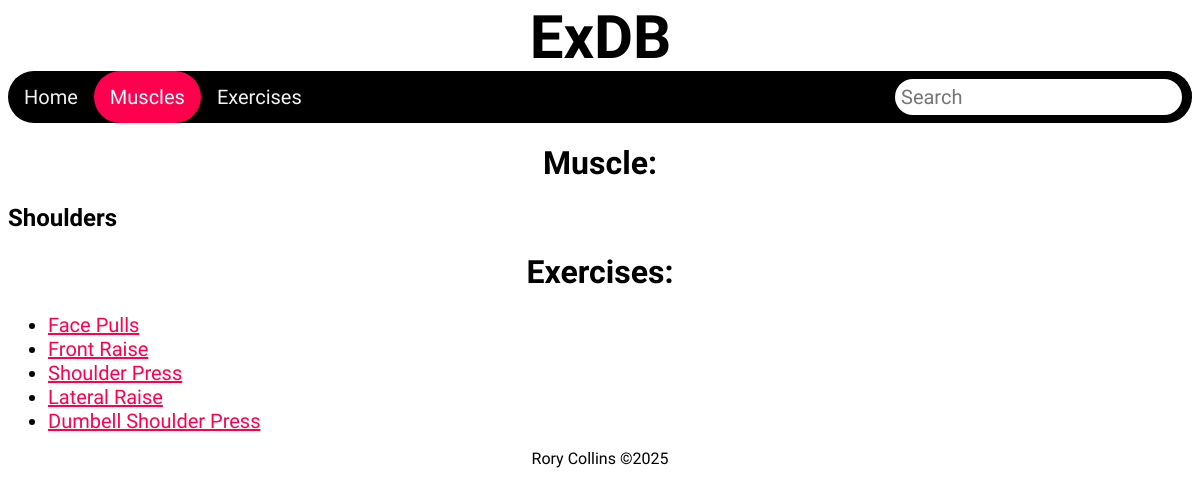
The app's page /muscle/13 with its own data.
### tables this page shows
CREATE TABLE Muscles (muscle_id INTEGER PRIMARY KEY AUTOINCREMENT, muscle_name TEXT NOT NULL);

CREATE TABLE Exercises (exercise_id INTEGER NOT NULL PRIMARY KEY AUTOINCREMENT, exercise_name TEXT NOT NULL, muscle_id INTEGER REFERENCES Muscles (muscle_id), image_id TEXT REFERENCES Images (image_id), FOREIGN KEY (muscle_id) REFERENCES Muscles (muscle_id));

### routes.py (the view)
@app.route("/muscle/<int:id>")
def muscle_exercises(id):
    conn = sqlite3.connect('fitness.db')
    cur = conn.cursor()
    cur.execute("SELECT muscle_name FROM Muscles WHERE muscle_id = ?", (id,))
    muscle = cur.fetchone()
    cur.execute("SELECT exercise_id, exercise_name FROM Exercises WHERE muscle_id = ?", (id,))
    exercises = cur.fetchall()
    title = 'Muscles - ' + str(muscle[0])
    conn.close()
    return render_template('muscle_exercises.html', title=title, muscle=muscle, exercises=exercises)

### templates/muscle_exercises.html
{% extends 'layout.html' %}
{% block content %}
<div class="topnav">
  <a href="/">Home</a>
  <a class="active" href="/all_muscles">Muscles</a>
  <a href="/all_exercises">Exercises</a>
  <form action="{{ url_for('search') }}" method="get" class="topnav">
    <input type="text" name="query" placeholder="Search" required />
  </form>
</div>
<h1>Muscle:</h1>
<h2>{{ muscle[0] }}</h2>
<h1>Exercises:</h1>
<ul>
  {% for exercise in exercises %}
    <li><a href="/exercise/{{ exercise[0] }}">{{ exercise[1] }}</a></li>
  {% endfor %}
</ul>
{% endblock %}

### static/css/style.css (style rules this page uses)
body { background-color: rgb(255, 255, 255); }
h1 { color: rgb(0, 0, 0); font-family: "Cal Sans", sans-serif; text-align: center; }
h2 { color: rgb(0, 0, 0); font-family: "Cal Sans", sans-serif; }
li { font-size: 20px; color: rgb(0, 0, 0); font-family: "Cal Sans", sans-serif; }
a { font-size: 20px; color: rgb(0, 0, 0); font-family: "Cal Sans", sans-serif; }
a:link { color: rgb(255, 0, 79); }
.topnav { background-color: #000000; overflow: hidden; border-radius: 30px; align-items: center; }
.topnav a { float: left; color: #f2f2f2; text-align: center; padding: 14px 16px; text-decoration: none; font-size: 20px; }
.topnav a.active { background-color: #ff004f; color: white; border-radius: 30px; }
.topnav input[type=text] { font-family: "Cal Sans", sans-serif; float: right; padding: 6px; border-radius: 30px; border: none; margin-top: 8px; margin-right: 10px; font-size: 20px; }

### records on screen
Muscles: muscle_name "Shoulders"
Exercises: exercise_name "Face Pulls"
Exercises: exercise_name "Front Raise"
Exercises: exercise_name "Shoulder Press"
Exercises: exercise_name "Lateral Raise"
Exercises: exercise_name "Dumbell Shoulder Press"
